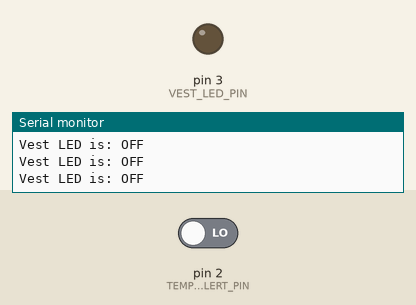
This sketch was run on a simulated Arduino Uno, built with avr-gcc and run on an emulated ATmega328P. Parts: output pins drawn as LEDs (lit = HIGH), the last lines printed to the serial monitor. The inputs (shaded band) are chosen by the test bench; at power-on: pin 2 (TEMPERATURE_ALERT_PIN) LOW.

Above: at 1.2 s.
1.3 s: pin 2 (TEMPERATURE_ALERT_PIN) driven HIGH
At 2.0 s:
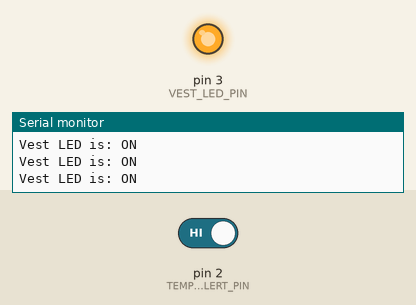
2.8 s: pin 2 (TEMPERATURE_ALERT_PIN) driven LOW
At 3.2 s:
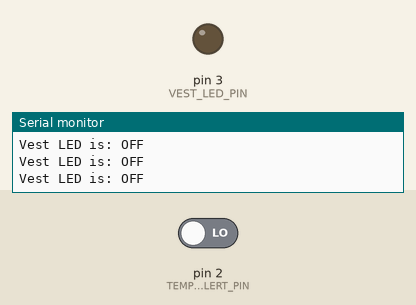
Timing chart, 0 to 5.8 s (numbered marks = the images above; inputs shaded):
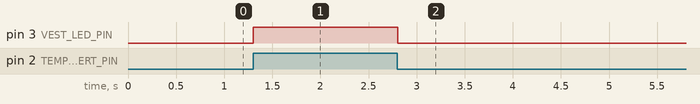

The sketch:

hypothermia_prototype_2.ino
```cpp
#define TEMPERATURE_ALERT_PIN 2 // Change to the pin connected to pin 13 of the first Arduino
#define VEST_LED_PIN 3          // LED simulating the PCM activation

void setup() {
  pinMode(2, INPUT);
  pinMode(3, OUTPUT);
  Serial.begin(9600);  // Start serial communication for debugging
}

void loop() {
  bool isTemperatureLow = digitalRead(2);

  if (isTemperatureLow) {
    digitalWrite(3, HIGH); // Turn on LED to simulate PCM activation
    Serial.println("Vest LED is: ON");
  } else {
    digitalWrite(3, LOW);  // Turn off LED to stop PCM simulation
    Serial.println("Vest LED is: OFF");
  }

  delay(100); // Short delay to avoid bouncing
}
```

Measured:
- after the input at 1.3 s, pin 3 (VEST_LED_PIN): LOW → HIGH at once
- after the input at 2.8 s, pin 3 (VEST_LED_PIN): HIGH → LOW at once
